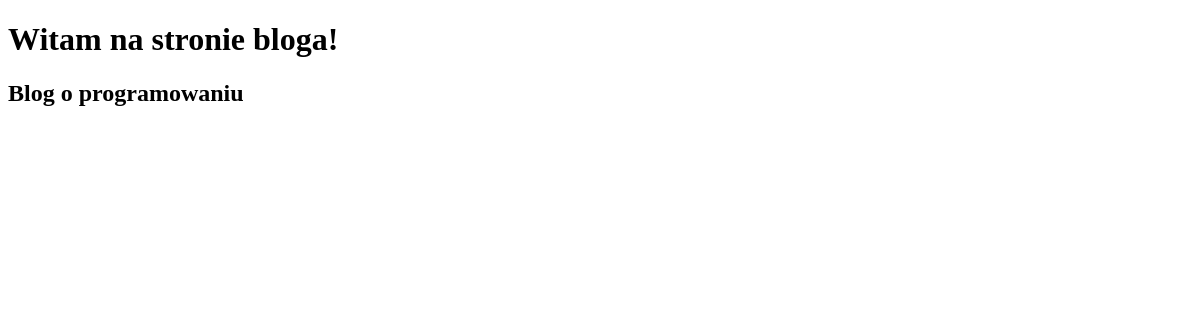
Before: / with the older database file.
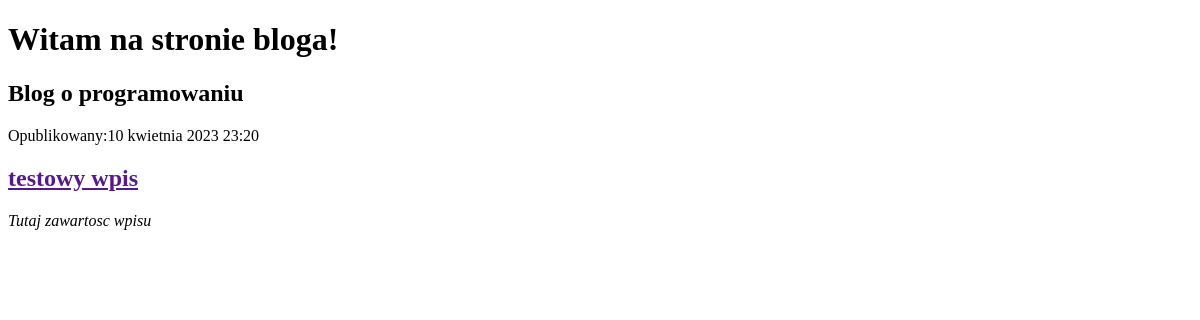
After: the same page with the newer database file.
### blog/models.py (models this page shows, shortened)
class Post(models.Model):
    author=models.ForeignKey(settings.AUTH_USER_MODEL, on_delete=models.CASCADE)
    title=models.CharField(max_length=200)
    text=models.TextField()
    created_date=models.DateTimeField(default=timezone.now)
    published_date=models.DateTimeField(blank=True,null=True)

### blog/views.py (the view)
# urls.py: path('', views.post_list, name='post_list'),
def post_list(request):
    posts = Post.objects.filter(published_date__lte=timezone.now()).order_by('published_date')
    return render(request, 'blog/post_list.html', {'posts': posts})

### blog/templates/blog/post_list.html (shortened to what this page needs)
<!DOCTYPE html>
    <html lang="pl">
        <head>
        </head>
<body>
        <h1>Witam na stronie bloga!</h1>
        <h2>Blog o programowaniu</h2>
    <div>
        {% for post in posts %}
        <p>Opublikowany:{{post.published_date}}</p>
        <h2><a href="">{{post.title}}</a></h2>
        <em>{{post.text|linebreaksbr}}</em>
    </div>
    {% endfor %}
</body>
</html>

Changed rows visible on the page:
added Post: published_date "10 kwietnia 2023 23:20", title "testowy wpis", text "Tutaj zawartosc wpisu"
